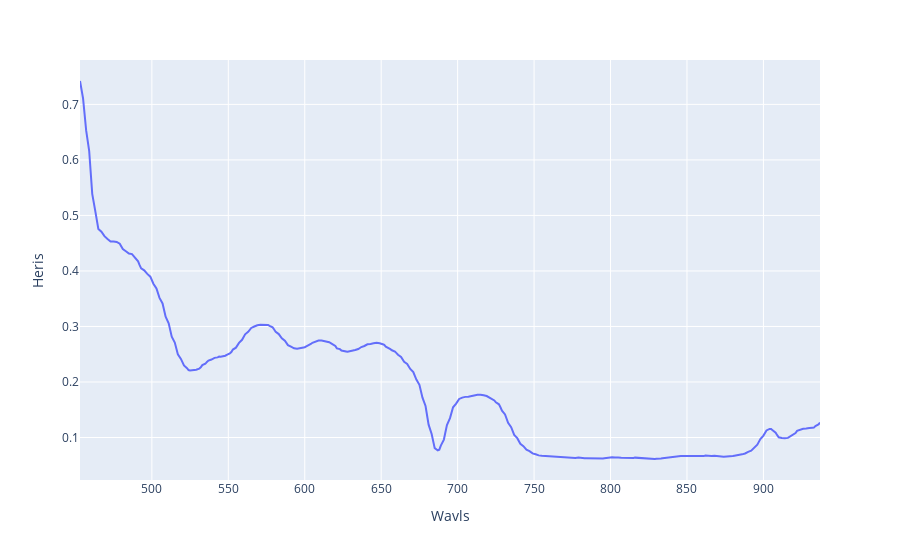

The cell this chart's notebook holds for it:
### Code cell
df1 = pd.DataFrame({'Wavls': wavelengths, 'Heris': heris})
df1['Wavls'] = df1['Wavls'].astype('int')
px.line(df1, x='Wavls', y='Heris')

### Figure 1 — Plotly figure (JSON) as saved in the notebook; plotly's stock layout.template omitted (floating-point values rounded to 4 significant figures; data arrays with more than 128 entries replaced by an {"elided": "..."} marker saying what was removed)
{"data": [{"hovertemplate": "Wavls=%{x}<br>Heris=%{y}<extra></extra>", "legendgroup": "", "line": {"color": "#636efa", "dash": "solid"}, "marker": {"symbol": "circle"}, "mode": "lines", "name": "", "orientation": "v", "showlegend": false, "type": "scatter", "x": {"elided": "364 int values"}, "xaxis": "x", "y": {"elided": "364 float values"}, "yaxis": "y"}], "layout": {"legend": {"tracegroupgap": 0}, "margin": {"t": 60}, "xaxis": {"anchor": "y", "domain": [0, 1], "title": {"text": "Wavls"}}, "yaxis": {"anchor": "x", "domain": [0, 1], "title": {"text": "Heris"}}}}
